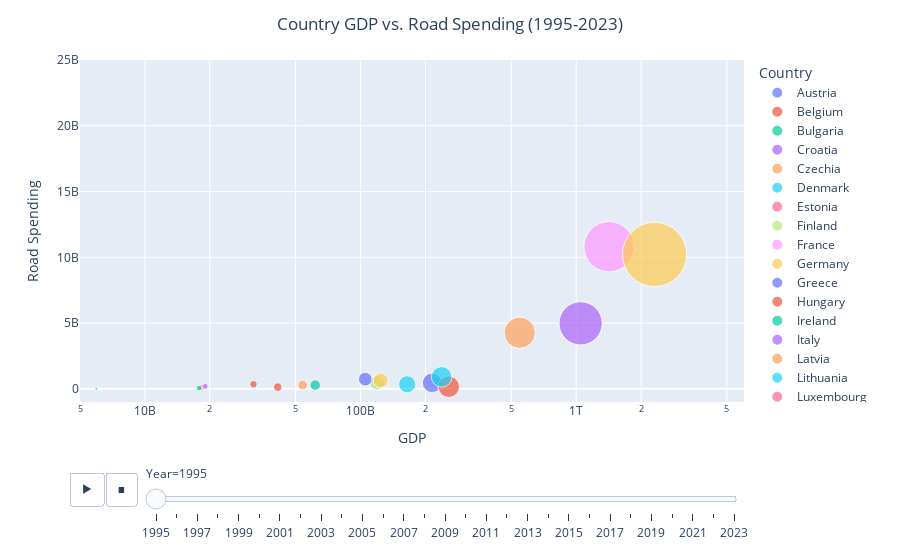
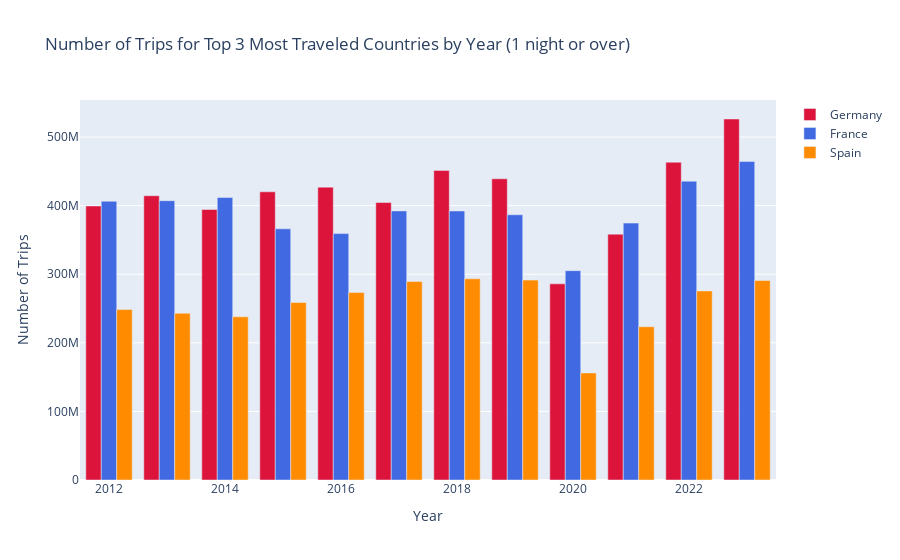

The cell these charts' notebook holds for them, in order:
### Code cell
%run roadspending_gdp.ipynb
%run trips_duration.ipynb

### Figure 1 — Plotly figure (JSON) as saved in the notebook; plotly's stock layout.template omitted (floating-point values rounded to 4 significant figures)
{"data": [{"hovertemplate": "<b>%{hovertext}</b><br><br>Country=Austria<br>Year=1995<br>GDP=%{marker.size}<br>RoadSpending=%{y}<extra></extra>", "hovertext": ["Austria"], "legendgroup": "Austria", "marker": {"color": "#636efa", "size": [214698260000], "sizemode": "area", "sizeref": 1119177225, "symbol": "circle"}, "mode": "markers", "name": "Austria", "orientation": "v", "showlegend": true, "type": "scatter", "x": [214698260000], "xaxis": "x", "y": [457000000], "yaxis": "y"}, {"hovertemplate": "<b>%{hovertext}</b><br><br>Country=Belgium<br>Year=1995<br>GDP=%{marker.size}<br>RoadSpending=%{y}<extra></extra>", "hovertext": ["Belgium"], "legendgroup": "Belgium", "marker": {"color": "#EF553B", "size": [256587890000], "sizemode": "area", "sizeref": 1119177225, "symbol": "circle"}, "mode": "markers", "name": "Belgium", "orientation": "v", "showlegend": true, "type": "scatter", "x": [256587890000], "xaxis": "x", "y": [160000000], "yaxis": "y"}, {"hovertemplate": "<b>%{hovertext}</b><br><br>Country=Bulgaria<br>Year=1995<br>GDP=%{marker.size}<br>RoadSpending=%{y}<extra></extra>", "hovertext": ["Bulgaria"], "legendgroup": "Bulgaria", "marker": {"color": "#00cc96", "size": [16902880000], "sizemode": "area", "sizeref": 1119177225, "symbol": "circle"}, "mode": "markers", "name": "Bulgaria", "orientation": "v", "showlegend": true, "type": "scatter", "x": [16902880000], "xaxis": "x", "y": [null], "yaxis": "y"}, {"hovertemplate": "<b>%{hovertext}</b><br><br>Country=Croatia<br>Year=1995<br>GDP=%{marker.size}<br>RoadSpending=%{y}<extra></extra>", "hovertext": ["Croatia"], "legendgroup": "Croatia", "marker": {"color": "#ab63fa", "size": [18378500000], "sizemode": "area", "sizeref": 1119177225, "symbol": "circle"}, "mode": "markers", "name": "Croatia", "orientation": "v", "showlegend": true, "type": "scatter", "x": [18378500000], "xaxis": "x", "y": [null], "yaxis": "y"}, {"hovertemplate": "<b>%{hovertext}</b><br><br>Country=Czechia<br>Year=1995<br>GDP=%{marker.size}<br>RoadSpending=%{y}<extra></extra>", "hovertext": ["Czechia"], "legendgroup": "Czechia", "marker": {"color": "#FFA15A", "size": [53902850000], "sizemode": "area", "sizeref": 1119177225, "symbol": "circle"}, "mode": "markers", "name": "Czechia", "orientation": "v", "showlegend": true, "type": "scatter", "x": [53902850000], "xaxis": "x", "y": [282500000.0], "yaxis": "y"}, {"hovertemplate": "<b>%{hovertext}</b><br><br>Country=Denmark<br>Year=1995<br>GDP=%{marker.size}<br>RoadSpending=%{y}<extra></extra>", "hovertext": ["Denmark"], "legendgroup": "Denmark", "marker": {"color": "#19d3f3", "size": [164516500000], "sizemode": "area", "sizeref": 1119177225, "symbol": "circle"}, "mode": "markers", "name": "Denmark", "orientation": "v", "showlegend": true, "type": "scatter", "x": [164516500000], "xaxis": "x", "y": [351800000.0], "yaxis": "y"}, {"hovertemplate": "<b>%{hovertext}</b><br><br>Country=Estonia<br>Year=1995<br>GDP=%{marker.size}<br>RoadSpending=%{y}<extra></extra>", "hovertext": ["Estonia"], "legendgroup": "Estonia", "marker": {"color": "#FF6692", "size": [3479010000], "sizemode": "area", "sizeref": 1119177225, "symbol": "circle"}, "mode": "markers", "name": "Estonia", "orientation": "v", "showlegend": true, "type": "scatter", "x": [3479010000], "xaxis": "x", "y": [8000000], "yaxis": "y"}, {"hovertemplate": "<b>%{hovertext}</b><br><br>Country=Finland<br>Year=1995<br>GDP=%{marker.size}<br>RoadSpending=%{y}<extra></extra>", "hovertext": ["Finland"], "legendgroup": "Finland", "marker": {"color": "#B6E880", "size": [119400000000.0], "sizemode": "area", "sizeref": 1119177225, "symbol": "circle"}, "mode": "markers", "name": "Finland", "orientation": "v", "showlegend": true, "type": "scatter", "x": [119400000000.0], "xaxis": "x", "y": [457000000], "yaxis": "y"}, {"hovertemplate": "<b>%{hovertext}</b><br><br>Country=France<br>Year=1995<br>GDP=%{marker.size}<br>RoadSpending=%{y}<extra></extra>", "hovertext": ["France"], "legendgroup": "France", "marker": {"color": "#FF97FF", "size": [1420662500000], "sizemode": "area", "sizeref": 1119177225, "symbol": "circle"}, "mode": "markers", "name": "France", "orientation": "v", "showlegend": true, "type": "scatter", "x": [1420662500000], "xaxis": "x", "y": [10805267015], "yaxis": "y"}, {"hovertemplate": "<b>%{hovertext}</b><br><br>Country=Germany<br>Year=1995<br>GDP=%{marker.size}<br>RoadSpending=%{y}<extra></extra>", "hovertext": ["Germany"], "legendgroup": "Germany", "marker": {"color": "#FECB52", "size": [2309789410000], "sizemode": "area", "sizeref": 1119177225, "symbol": "circle"}, "mode": "markers", "name": "Germany", "orientation": "v", "showlegend": true, "type": "scatter", "x": [2309789410000], "xaxis": "x", "y": [10216000000], "yaxis": "y"}, {"hovertemplate": "<b>%{hovertext}</b><br><br>Country=Greece<br>Year=1995<br>GDP=%{marker.size}<br>RoadSpending=%{y}<extra></extra>", "hovertext": ["Greece"], "legendgroup": "Greece", "marker": {"color": "#636efa", "size": [121877490000], "sizemode": "area", "sizeref": 1119177225, "symbol": "circle"}, "mode": "markers", "name": "Greece", "orientation": "v", "showlegend": true, "type": "scatter", "x": [121877490000], "xaxis": "x", "y": [null], "yaxis": "y"}, {"hovertemplate": "<b>%{hovertext}</b><br><br>Country=Hungary<br>Year=1995<br>GDP=%{marker.size}<br>RoadSpending=%{y}<extra></extra>", "hovertext": ["Hungary"], "legendgroup": "Hungary", "marker": {"color": "#EF553B", "size": [41319140000], "sizemode": "area", "sizeref": 1119177225, "symbol": "circle"}, "mode": "markers", "name": "Hungary", "orientation": "v", "showlegend": true, "type": "scatter", "x": [41319140000], "xaxis": "x", "y": [131100000.0], "yaxis": "y"}, {"hovertemplate": "<b>%{hovertext}</b><br><br>Country=Ireland<br>Year=1995<br>GDP=%{marker.size}<br>RoadSpending=%{y}<extra></extra>", "hovertext": ["Ireland"], "legendgroup": "Ireland", "marker": {"color": "#00cc96", "size": [61641400000], "sizemode": "area", "sizeref": 1119177225, "symbol": "circle"}, "mode": "markers", "name": "Ireland", "orientation": "v", "showlegend": true, "type": "scatter", "x": [61641400000], "xaxis": "x", "y": [283000000], "yaxis": "y"}, {"hovertemplate": "<b>%{hovertext}</b><br><br>Country=Italy<br>Year=1995<br>GDP=%{marker.size}<br>RoadSpending=%{y}<extra></extra>", "hovertext": ["Italy"], "legendgroup": "Italy", "marker": {"color": "#ab63fa", "size": [1048406650000], "sizemode": "area", "sizeref": 1119177225, "symbol": "circle"}, "mode": "markers", "name": "Italy", "orientation": "v", "showlegend": true, "type": "scatter", "x": [1048406650000], "xaxis": "x", "y": [4980000000], "yaxis": "y"}, {"hovertemplate": "<b>%{hovertext}</b><br><br>Country=Latvia<br>Year=1995<br>GDP=%{marker.size}<br>RoadSpending=%{y}<extra></extra>", "hovertext": ["Latvia"], "legendgroup": "Latvia", "marker": {"color": "#FFA15A", "size": [4815790000], "sizemode": "area", "sizeref": 1119177225, "symbol": "circle"}, "mode": "markers", "name": "Latvia", "orientation": "v", "showlegend": true, "type": "scatter", "x": [4815790000], "xaxis": "x", "y": [3000000], "yaxis": "y"}, {"hovertemplate": "<b>%{hovertext}</b><br><br>Country=Lithuania<br>Year=1995<br>GDP=%{marker.size}<br>RoadSpending=%{y}<extra></extra>", "hovertext": ["Lithuania"], "legendgroup": "Lithuania", "marker": {"color": "#19d3f3", "size": [5954990000], "sizemode": "area", "sizeref": 1119177225, "symbol": "circle"}, "mode": "markers", "name": "Lithuania", "orientation": "v", "showlegend": true, "type": "scatter", "x": [5954990000], "xaxis": "x", "y": [15000000], "yaxis": "y"}, {"hovertemplate": "<b>%{hovertext}</b><br><br>Country=Luxembourg<br>Year=1995<br>GDP=%{marker.size}<br>RoadSpending=%{y}<extra></extra>", "hovertext": ["Luxembourg"], "legendgroup": "Luxembourg", "marker": {"color": "#FF6692", "size": [18308190000], "sizemode": "area", "sizeref": 1119177225, "symbol": "circle"}, "mode": "markers", "name": "Luxembourg", "orientation": "v", "showlegend": true, "type": "scatter", "x": [18308190000], "xaxis": "x", "y": [113700000.0], "yaxis": "y"}, {"hovertemplate": "<b>%{hovertext}</b><br><br>Country=Malta<br>Year=1995<br>GDP=%{marker.size}<br>RoadSpending=%{y}<extra></extra>", "hovertext": ["Malta"], "legendgroup": "Malta", "marker": {"color": "#B6E880", "size": [3172850000], "sizemode": "area", "sizeref": 1119177225, "symbol": "circle"}, "mode": "markers", "name": "Malta", "orientation": "v", "showlegend": true, "type": "scatter", "x": [3172850000], "xaxis": "x", "y": [148100.0], "yaxis": "y"}, {"hovertemplate": "<b>%{hovertext}</b><br><br>Country=Netherlands<br>Year=1995<br>GDP=%{marker.size}<br>RoadSpending=%{y}<extra></extra>", "hovertext": ["Netherlands"], "legendgroup": "Netherlands", "marker": {"color": "#FF97FF", "size": [403505530000], "sizemode": "area", "sizeref": 1119177225, "symbol": "circle"}, "mode": "markers", "name": "Netherlands", "orientation": "v", "showlegend": true, "type": "scatter", "x": [403505530000], "xaxis": "x", "y": [null], "yaxis": "y"}, {"hovertemplate": "<b>%{hovertext}</b><br><br>Country=Poland<br>Year=1995<br>GDP=%{marker.size}<br>RoadSpending=%{y}<extra></extra>", "hovertext": ["Poland"], "legendgroup": "Poland", "marker": {"color": "#FECB52", "size": [124033070000], "sizemode": "area", "sizeref": 1119177225, "symbol": "circle"}, "mode": "markers", "name": "Poland", "orientation": "v", "showlegend": true, "type": "scatter", "x": [124033070000], "xaxis": "x", "y": [638200000.0], "yaxis": "y"}, {"hovertemplate": "<b>%{hovertext}</b><br><br>Country=Portugal<br>Year=1995<br>GDP=%{marker.size}<br>RoadSpending=%{y}<extra></extra>", "hovertext": ["Portugal"], "legendgroup": "Portugal", "marker": {"color": "#636efa", "size": [105181980000], "sizemode": "area", "sizeref": 1119177225, "symbol": "circle"}, "mode": "markers", "name": "Portugal", "orientation": "v", "showlegend": true, "type": "scatter", "x": [105181980000], "xaxis": "x", "y": [737000000], "yaxis": "y"}, {"hovertemplate": "<b>%{hovertext}</b><br><br>Country=Romania<br>Year=1995<br>GDP=%{marker.size}<br>RoadSpending=%{y}<extra></extra>", "hovertext": ["Romania"], "legendgroup": "Romania", "marker": {"color": "#EF553B", "size": [31895820000], "sizemode": "area", "sizeref": 1119177225, "symbol": "circle"}, "mode": "markers", "name": "Romania", "orientation": "v", "showlegend": true, "type": "scatter", "x": [31895820000], "xaxis": "x", "y": [352100000.0], "yaxis": "y"}, {"hovertemplate": "<b>%{hovertext}</b><br><br>Country=Slovak Republic<br>Year=1995<br>GDP=%{marker.size}<br>RoadSpending=%{y}<extra></extra>", "hovertext": ["Slovak Republic"], "legendgroup": "Slovak Republic", "marker": {"color": "#00cc96", "size": [17830260000], "sizemode": "area", "sizeref": 1119177225, "symbol": "circle"}, "mode": "markers", "name": "Slovak Republic", "orientation": "v", "showlegend": true, "type": "scatter", "x": [17830260000], "xaxis": "x", "y": [53000000], "yaxis": "y"}, {"hovertemplate": "<b>%{hovertext}</b><br><br>Country=Slovenia<br>Year=1995<br>GDP=%{marker.size}<br>RoadSpending=%{y}<extra></extra>", "hovertext": ["Slovenia"], "legendgroup": "Slovenia", "marker": {"color": "#ab63fa", "size": [19045110000], "sizemode": "area", "sizeref": 1119177225, "symbol": "circle"}, "mode": "markers", "name": "Slovenia", "orientation": "v", "showlegend": true, "type": "scatter", "x": [19045110000], "xaxis": "x", "y": [186000000], "yaxis": "y"}, {"hovertemplate": "<b>%{hovertext}</b><br><br>Country=Spain<br>Year=1995<br>GDP=%{marker.size}<br>RoadSpending=%{y}<extra></extra>", "hovertext": ["Spain"], "legendgroup": "Spain", "marker": {"color": "#FFA15A", "size": [547094570000], "sizemode": "area", "sizeref": 1119177225, "symbol": "circle"}, "mode": "markers", "name": "Spain", "orientation": "v", "showlegend": true, "type": "scatter", "x": [547094570000], "xaxis": "x", "y": [4263000000], "yaxis": "y"}, {"hovertemplate": "<b>%{hovertext}</b><br><br>Country=Sweden<br>Year=1995<br>GDP=%{marker.size}<br>RoadSpending=%{y}<extra></extra>", "hovertext": ["Sweden"], "legendgroup": "Sweden", "marker": {"color": "#19d3f3", "size": [237700000000.0], "sizemode": "area", "sizeref": 1119177225, "symbol": "circle"}, "mode": "markers", "name": "Sweden", "orientation": "v", "showlegend": true, "type": "scatter", "x": [237700000000.0], "xaxis": "x", "y": [911500000.0], "yaxis": "y"}], "layout": {"legend": {"itemsizing": "constant", "title": {"text": "Country"}, "tracegroupgap": 0}, "margin": {"t": 60}, "sliders": [{"active": 0, "currentvalue": {"prefix": "Year="}, "len": 0.9, "pad": {"b": 10, "t": 60}, "steps": [{"args": [["1995"], {"frame": {"duration": 0, "redraw": false}, "fromcurrent": true, "mode": "immediate", "transition": {"duration": 0, "easing": "linear"}}], "label": "1995", "method": "animate"}, {"args": [["1996"], {"frame": {"duration": 0, "redraw": false}, "fromcurrent": true, "mode": "immediate", "transition": {"duration": 0, "easing": "linear"}}], "label": "1996", "method": "animate"}, {"args": [["1997"], {"frame": {"duration": 0, "redraw": false}, "fromcurrent": true, "mode": "immediate", "transition": {"duration": 0, "easing": "linear"}}], "label": "1997", "method": "animate"}, {"args": [["1998"], {"frame": {"duration": 0, "redraw": false}, "fromcurrent": true, "mode": "immediate", "transition": {"duration": 0, "easing": "linear"}}], "label": "1998", "method": "animate"}, {"args": [["1999"], {"frame": {"duration": 0, "redraw": false}, "fromcurrent": true, "mode": "immediate", "transition": {"duration": 0, "easing": "linear"}}], "label": "1999", "method": "animate"}, {"args": [["2000"], {"frame": {"duration": 0, "redraw": false}, "fromcurrent": true, "mode": "immediate", "transition": {"duration": 0, "easing": "linear"}}], "label": "2000", "method": "animate"}, {"args": [["2001"], {"frame": {"duration": 0, "redraw": false}, "fromcurrent": true, "mode": "immediate", "transition": {"duration": 0, "easing": "linear"}}], "label": "2001", "method": "animate"}, {"args": [["2002"], {"frame": {"duration": 0, "redraw": false}, "fromcurrent": true, "mode": "immediate", "transition": {"duration": 0, "easing": "linear"}}], "label": "2002", "method": "animate"}, {"args": [["2003"], {"frame": {"duration": 0, "redraw": false}, "fromcurrent": true, "mode": "immediate", "transition": {"duration": 0, "easing": "linear"}}], "label": "2003", "method": "animate"}, {"args": [["2004"], {"frame": {"duration": 0, "redraw": false}, "fromcurrent": true, "mode": "immediate", "transition": {"duration": 0, "easing": "linear"}}], "label": "2004", "method": "animate"}, {"args": [["2005"], {"frame": {"duration": 0, "redraw": false}, "fromcurrent": true, "mode": "immediate", "transition": {"duration": 0, "easing": "linear"}}], "label": "2005", "method": "animate"}, {"args": [["2006"], {"frame": {"duration": 0, "redraw": false}, "fromcurrent": true, "mode": "immediate", "transition": {"duration": 0, "easing": "linear"}}], "label": "2006", "method": "animate"}, {"args": [["2007"], {"frame": {"duration": 0, "redraw": false}, "fromcurrent": true, "mode": "immediate", "transition": {"duration": 0, "easing": "linear"}}], "label": "2007", "method": "animate"}, {"args": [["2008"], {"frame": {"duration": 0, "redraw": false}, "fromcurrent": true, "mode": "immediate", "transition": {"duration": 0, "easing": "linear"}}], "label": "2008", "method": "animate"}, {"args": [["2009"], {"frame": {"duration": 0, "redraw": false}, "fromcurrent": true, "mode": "immediate", "transition": {"duration": 0, "easing": "linear"}}], "label": "2009", "method": "animate"}, {"args": [["2010"], {"frame": {"duration": 0, "redraw": false}, "fromcurrent": true, "mode": "immediate", "transition": {"duration": 0, "easing": "linear"}}], "label": "2010", "method": "animate"}, {"args": [["2011"], {"frame": {"duration": 0, "redraw": false}, "fromcurrent": true, "mode": "immediate", "transition": {"duration": 0, "easing": "linear"}}], "label": "2011", "method": "animate"}, {"args": [["2012"], {"frame": {"duration": 0, "redraw": false}, "fromcurrent": true, "mode": "immediate", "transition": {"duration": 0, "easing": "linear"}}], "label": "2012", "method": "animate"}, {"args": [["2013"], {"frame": {"duration": 0, "redraw": false}, "fromcurrent": true, "mode": "immediate", "transition": {"duration": 0, "easing": "linear"}}], "label": "2013", "method": "animate"}, {"args": [["2014"], {"frame": {"duration": 0, "redraw": false}, "fromcurrent": true, "mode": "immediate", "transition": {"duration": 0, "easing": "linear"}}], "label": "2014", "method": "animate"}, {"args": [["2015"], {"frame": {"duration": 0, "redraw": false}, "fromcurrent": true, "mode": "immediate", "transition": {"duration": 0, "easing": "linear"}}], "label": "2015", "method": "animate"}, {"args": [["2016"], {"frame": {"duration": 0, "redraw": false}, "fromcurrent": true, "mode": "immediate", "transition": {"duration": 0, "easing": "linear"}}], "label": "2016", "method": "animate"}, {"args": [["2017"], {"frame": {"duration": 0, "redraw": false}, "fromcurrent": true, "mode": "immediate", "transition": {"duration": 0, "easing": "linear"}}], "label": "2017", "method": "animate"}, {"args": [["2018"], {"frame": {"duration": 0, "redraw": false}, "fromcurrent": true, "mode": "immediate", "transition": {"duration": 0, "easing": "linear"}}], "label": "2018", "method": "animate"}, {"args": [["2019"], {"frame": {"duration": 0, "redraw": false}, "fromcurrent": true, "mode": "immediate", "transition": {"duration": 0, "easing": "linear"}}], "label": "2019", "method": "animate"}, {"args": [["2020"], {"frame": {"duration": 0, "redraw": false}, "fromcurrent": true, "mode": "immediate", "transition": {"duration": 0, "easing": "linear"}}], "label": "2020", "method": "animate"}, {"args": [["2021"], {"frame": {"duration": 0, "redraw": false}, "fromcurrent": true, "mode": "immediate", "transition": {"duration": 0, "easing": "linear"}}], "label": "2021", "method": "animate"}, {"args": [["2022"], {"frame": {"duration": 0, "redraw": false}, "fromcurrent": true, "mode": "immediate", "transition": {"duration": 0, "easing": "linear"}}], "label": "2022", "method": "animate"}, {"args": [["2023"], {"frame": {"duration": 0, "redraw": false}, "fromcurrent": true, "mode": "immediate", "transition": {"duration": 0, "easing": "linear"}}], "label": "2023", "method": "animate"}], "x": 0.1, "xanchor": "left", "y": 0, "yanchor": "top"}], "title": {"text": "Country GDP vs. Road Spending (1995-2023)", "x": 0.5, "xanchor": "center"}, "updatemenus": [{"buttons": [{"args": [null, {"frame": {"duration": 500, "redraw": false}, "fromcurrent": true, "mode": "immediate", "transition": {"duration": 500, "easing": "linear"}}], "label": "&#9654;", "method": "animate"}, {"args": [[null], {"frame": {"duration": 0, "redraw": false}, "fromcurrent": true, "mode": "immediate", "transition": {"duration": 0, "easing": "linear"}}], "label": "&#9724;", "method": "animate"}], "direction": "left", "pad": {"r": 10, "t": 70}, "showactive": false, "type": "buttons", "x": 0.1, "xanchor": "right", "y": 0, "yanchor": "top"}], "xaxis": {"anchor": "y", "domain": [0, 1], "range": [9.699, 12.78], "title": {"text": "GDP"}, "type": "log"}, "yaxis": {"anchor": "x", "domain": [0, 1], "range": [-1000000000, 25000000000], "title": {"text": "Road Spending"}}}}

### Figure 2 — Plotly figure (JSON) as saved in the notebook; plotly's stock layout.template omitted (floating-point values rounded to 4 significant figures)
{"data": [{"marker": {"color": "crimson"}, "name": "Germany", "type": "bar", "x": [2012, 2013, 2014, 2015, 2016, 2017, 2018, 2019, 2020, 2021, 2022, 2023], "y": [399531982, 414453278, 394377723, 420166585, 426990841, 404592288, 451416603, 439169070, 285977705, 358428715, 463342211, 526338516]}, {"marker": {"color": "royalblue"}, "name": "France", "type": "bar", "x": [2012, 2013, 2014, 2015, 2016, 2017, 2018, 2019, 2020, 2021, 2022, 2023], "y": [406369476, 407204584, 411807574, 366221284, 359227358, 392347108, 392229828, 386709202, 305202977, 374563212, 435660457, 464286634]}, {"marker": {"color": "darkorange"}, "name": "Spain", "type": "bar", "x": [2012, 2013, 2014, 2015, 2016, 2017, 2018, 2019, 2020, 2021, 2022, 2023], "y": [248536678, 243094908, 237899314, 258762120, 273436004, 289462889, 293323160, 291426796, 156125758, 223492010, 275660135, 290848376]}], "layout": {"barmode": "group", "title": {"text": "Number of Trips for Top 3 Most Traveled Countries by Year (1 night or over)"}, "xaxis": {"title": {"text": "Year"}}, "yaxis": {"title": {"text": "Number of Trips"}}}}
